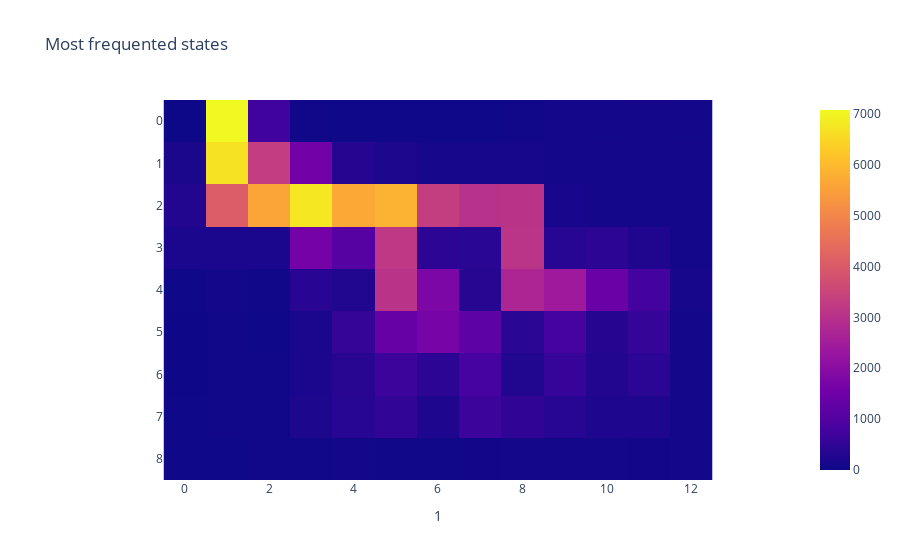

The code cell stored with this chart in its notebook:
### Code cell
df_obs = pd.DataFrame(obs)
px.imshow(pd.crosstab(df_obs[0], df_obs[1]), title="Most frequented states")

### Figure 1 — Plotly figure (JSON) as saved in the notebook; plotly's stock layout.template omitted (floating-point values rounded to 4 significant figures)
{"data": [{"coloraxis": "coloraxis", "hovertemplate": "1: %{x}<br>y: %{y}<br>color: %{z}<extra></extra>", "name": "0", "type": "heatmap", "x": [0, 1, 2, 3, 4, 5, 6, 7, 8, 9, 10, 11, 12], "xaxis": "x", "y": [0, 1, 2, 3, 4, 5, 6, 7, 8], "yaxis": "y", "z": [[0, 7074, 711, 54, 31, 34, 27, 26, 58, 71, 74, 91, 83], [177, 6693, 3283, 1583, 318, 209, 121, 140, 142, 85, 93, 99, 98], [295, 4075, 5588, 6789, 5666, 5873, 3313, 3011, 3058, 158, 111, 102, 98], [191, 181, 199, 1621, 1068, 3174, 439, 389, 3075, 346, 438, 257, 109], [24, 66, 37, 379, 278, 3056, 1760, 363, 2734, 2415, 1418, 761, 125], [20, 52, 28, 183, 545, 1353, 1667, 1205, 392, 782, 316, 549, 88], [19, 50, 47, 196, 370, 651, 444, 780, 275, 585, 289, 411, 77], [30, 47, 62, 203, 348, 490, 240, 650, 484, 347, 253, 236, 72], [24, 22, 37, 47, 66, 59, 50, 81, 63, 73, 73, 81, 73]]}], "layout": {"coloraxis": {"colorscale": [[0, "#0d0887"], [0.1111, "#46039f"], [0.2222, "#7201a8"], [0.3333, "#9c179e"], [0.4444, "#bd3786"], [0.5556, "#d8576b"], [0.6667, "#ed7953"], [0.7778, "#fb9f3a"], [0.8889, "#fdca26"], [1, "#f0f921"]]}, "title": {"text": "Most frequented states"}, "xaxis": {"anchor": "y", "constrain": "domain", "domain": [0, 1], "scaleanchor": "y", "title": {"text": "1"}}, "yaxis": {"anchor": "x", "autorange": "reversed", "constrain": "domain", "domain": [0, 1]}}}
